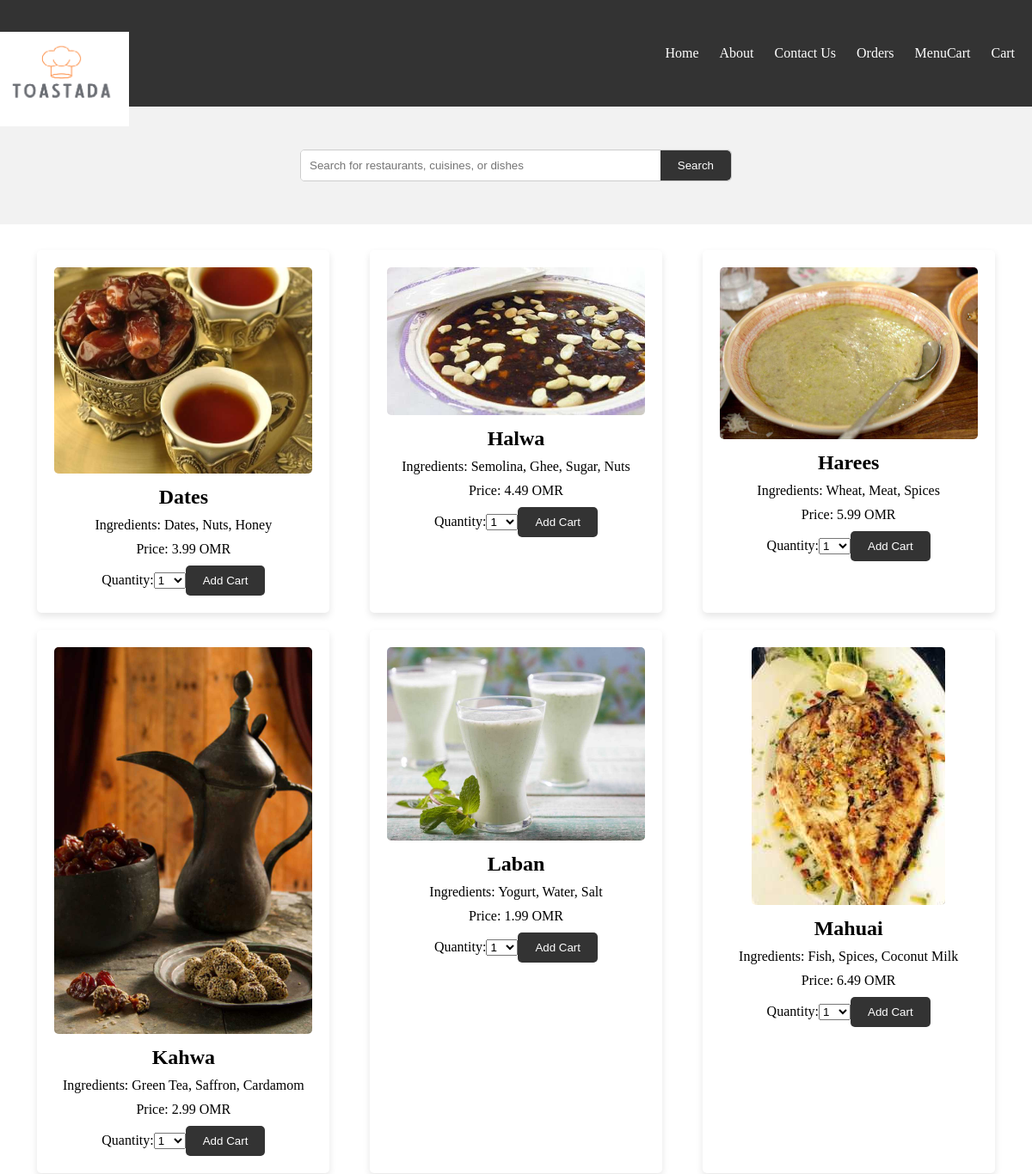
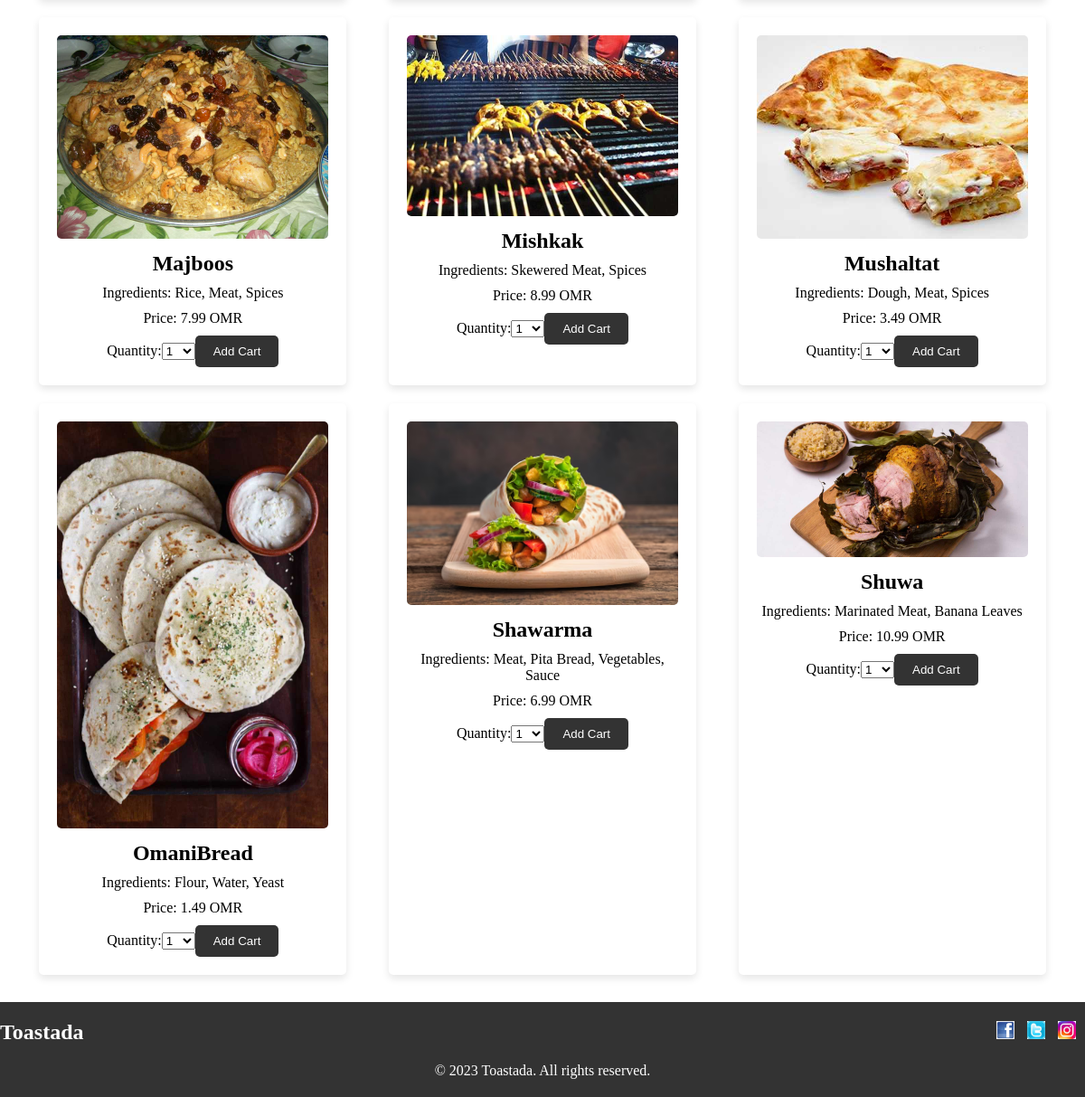
/menucart.php, run on the app's committed database (2 pictures, top to bottom).
### tables this page shows
CREATE TABLE foods (
    foodname VARCHAR(255) PRIMARY KEY,
    foodamount DECIMAL(10, 2),
    foodimagelocation VARCHAR(255),
    ingredients TEXT
);

### menucart.php (the view, shortened to what this page needs)
<!DOCTYPE html>
<html>
<head>
    <link rel="stylesheet" type="text/css" href="styles/index.css">
    <link rel="stylesheet" type="text/css" href="styles/search.css">
</head>
<body>
<header class="header">
    <div class="logo">
        <img src="logo.jpg" alt="Logo">
    </div>
    <nav class="nav">
        <ul>
            <li class="active"><a href="index.php">Home</a></li>
            <li><a href="aboutus.php">About</a></li>
            <li><a href="contactus.php">Contact Us</a></li>
            <li><a href="order.php">Orders</a></li>
            <li><a href="menucart.php">MenuCart</a></li>
            <li><a href="cart.php">Cart</a></li>
        </ul>
    </nav>
</header>
<section class="search-section">
    <div class="search-bar">
        <input type="text" placeholder="Search for restaurants, cuisines, or dishes">
        <button>Search</button>
    </div>
</section>
<section class="restaurant-list">
    <?php
    $servername = "localhost";
    $user = "root";
    $password = "";
    $dbname = "parkingfoodordersystem";
    $conn = new mysqli($servername, $user, $password, $dbname);
    $sql = "SELECT foodname, foodamount, foodimagelocation, ingredients FROM foods";
    $result = $conn->query($sql);
    if ($result->num_rows > 0) {
        while ($row = $result->fetch_assoc()) {
            echo '<div class="restaurant">';
            echo '<img src="' . $row["foodimagelocation"] . '">';
            echo '<h3>' . $row["foodname"] . '</h3>';
            echo '<p>Ingredients: ' . $row["ingredients"] . '</p>';
            echo '<p>Price: ' . $row["foodamount"] . ' OMR</p>';
            echo '<form>';
            echo '<label for="quantity">Quantity:</label>';
            echo '<select name="quantity">';
            for ($i = 1; $i <= 10; $i++) {
                echo '<option value="' . $i . '">' . $i . '</option>';
            }
            echo '</select>';
            echo '<button class="add-to-cart-button" type="button" data-foodname="' . $row["foodname"] . '" data-foodamount="' . $row["foodamount"] . '">Add Cart</button>';
            echo '</form>';
            echo '</div>';
        }
    } else {
        echo '<p>No food items found.</p>';
    }
    ?>
</section>
<footer class="footer">
    <div class="footer-content">
        <div class="footer-logo">Toastada</div>
        <div class="footer-social">
            <a href="#"><img src="img/facebook.jpg" alt="Facebook"></a>
            <a href="#"><img src="img/twitter.jpg" alt="Twitter"></a>
            <a href="#"><img src="img/insta.jpg" alt="Instagram"></a>
        </div>
    </div>
    <div class="footer-bottom">
        <p>&copy; 2023 Toastada. All rights reserved.</p>
    </div>
</footer>
</body>
</html>

### styles/index.css (style rules this page uses)
body, h1, h2, h3, p, ul, li, a { margin: 0; padding: 0; font-family: Tw Cen MT; }
.header { background-color: #333; color: white; padding: 12px 0; display: flex; justify-content: space-between; align-items: center; height: 100px; }
.logo { width: 100px; height: 50px; }
.nav ul { list-style-type: none; }
.nav ul li { display: inline-block; margin-right: 20px; }
.nav ul li a { color: white; text-decoration: none; }
.footer { background-color: #333; color: white; padding: 20px 0; }
.footer-content { display: flex; justify-content: space-between; align-items: center; margin-bottom: 20px; }
.footer-logo { font-size: 24px; font-weight: bold; }
.footer-social img { width: 20px; margin-right: 10px; }
.footer-bottom { text-align: center; }

### styles/search.css (style rules this page uses)
.search-section { background-color: #f2f2f2; padding: 50px 0; text-align: center; }
.search-bar { max-width: 500px; margin: 0 auto; display: flex; align-items: center; border: 1px solid #ccc; border-radius: 5px; overflow: hidden; }
.search-bar input[type="text"] { flex-grow: 1; padding: 10px; border: none; outline: none; }
.search-bar button { padding: 10px 20px; background-color: #333; color: white; border: none; border-radius: 0 5px 5px 0; cursor: pointer; }
.restaurant-list { display: flex; justify-content: space-around; flex-wrap: wrap; padding: 20px; }
.restaurant { background-color: white; border-radius: 5px; box-shadow: 0px 4px 8px rgba(0, 0, 0, 0.1); padding: 20px; text-align: center; margin: 10px; width: 300px; }
.restaurant img { max-width: 100%; border-radius: 5px; margin-bottom: 10px; }
.restaurant h3 { font-size: 24px; margin-bottom: 10px; }
.restaurant p { font-size: 16px; margin-bottom: 10px; }
.restaurant button { padding: 10px 20px; background-color: #333; color: white; border: none; border-radius: 5px; cursor: pointer; }

### menucart.php (style rules this page uses)
.logo img { width: 150px; height: auto; display: inline-block; margin-right: 10px; }

### data on the page
foods: foodimagelocation (picture), foodname "Dates", ingredients "Dates, Nuts, Honey", foodamount "3.99"
foods: foodimagelocation (picture), foodname "Halwa", ingredients "Semolina, Ghee, Sugar, Nuts", foodamount "4.49"
foods: foodimagelocation (picture), foodname "Harees", ingredients "Wheat, Meat, Spices", foodamount "5.99"
foods: foodimagelocation (picture), foodname "Kahwa", ingredients "Green Tea, Saffron, Cardamom", foodamount "2.99"
foods: foodimagelocation (picture), foodname "Laban", ingredients "Yogurt, Water, Salt", foodamount "1.99"
foods: foodimagelocation (picture), foodname "Mahuai", ingredients "Fish, Spices, Coconut Milk", foodamount "6.49"
foods: foodimagelocation (picture), foodname "Majboos", ingredients "Rice, Meat, Spices", foodamount "7.99"
foods: foodimagelocation (picture), foodname "Mishkak", ingredients "Skewered Meat, Spices", foodamount "8.99"
foods: foodimagelocation (picture), foodname "Mushaltat", ingredients "Dough, Meat, Spices", foodamount "3.49"
foods: foodimagelocation (picture), foodname "OmaniBread", ingredients "Flour, Water, Yeast", foodamount "1.49"
foods: foodimagelocation (picture), foodname "Shawarma", ingredients "Meat, Pita Bread, Vegetables, Sauce", foodamount "6.99"
foods: foodimagelocation (picture), foodname "Shuwa", ingredients "Marinated Meat, Banana Leaves", foodamount "10.99"

### other printed values
form field quantity "1"
